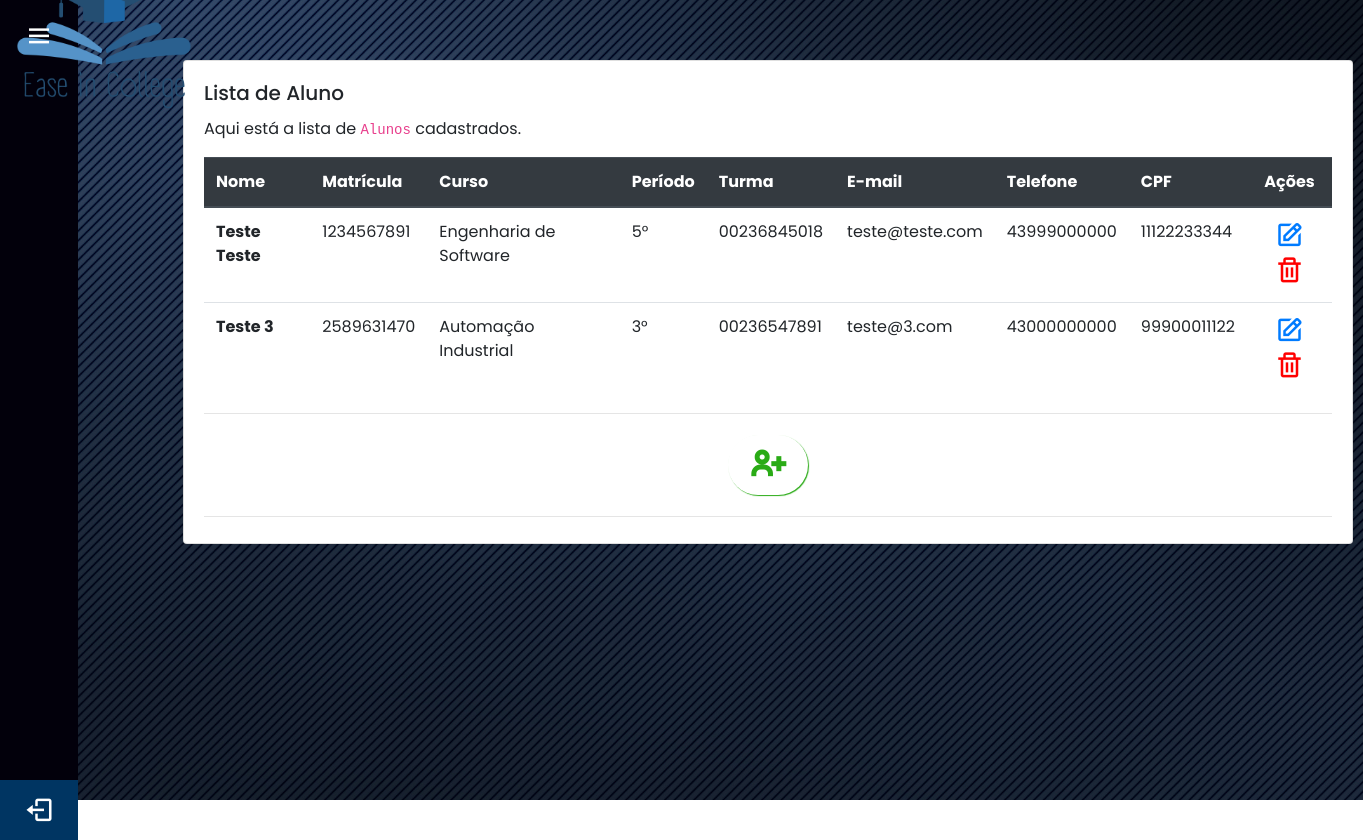
Screenshot of /app1/alunos/ with the database file from the repository.
### app1/models.py (models this page shows, shortened)
class CadastroAluno(models.Model):
    CURSO_CHOICES = [
        ["Automação Industrial", "Automação Industrial"],
        ["Engenharia de Software", "Engenharia de Software"],
        ["Engenharia Elétrica", "Engenharia Elétrica"],
        ["Engenharia Mecânica", "Engenharia Mecânica"]
    ]
    PERIODO_CHOICES = [
        ["1°", "1°"], ["2°", "2°"], ["3°", "3°"], ["4°", "4°"], ["5°", "5°"],
        ["6°", "6°"], ["7°", "7°"], ["8°", "8°"], ["9°", "9°"], ["10°", "10°"]
    ]
    nomep = models.CharField(max_length=100)
    matricula = models.DecimalField(max_digits=10, decimal_places=0)
    curso = models.CharField(max_length=100, choices=CURSO_CHOICES)
    periodo = models.CharField(max_length=3, choices=PERIODO_CHOICES)
    turma = models.CharField(max_length=100)
    email = models.EmailField(unique=True)
    senha = models.CharField(max_length=10)
    telefone = models.CharField(max_length=14)
    CPF = models.DecimalField(max_digits=11, decimal_places=0, unique=True)
    class Meta:
        verbose_name = 'Cadastro de Aluno'
        verbose_name_plural = 'Cadastros de Alunos'

### app1/views.py (the view)
# urls.py: path('alunos/', AlunoListView.as_view(), name="lista_alunos"),
class AlunoListView(ListView):
    template_name = "app3/aluno/lista.html"
    model = CadastroAluno
    context_object_name = "alunos"

### templates/app3/aluno/lista.html (shortened to what this page needs)
{% extends "app3/layouts/base.html" %}
{% block conteudo %}
<div class="container" style="padding: 60px 0px; margin-left: 120px; width: 1380px; display: flex">
  <div class="row">
    <div class="col-lg-15 col-md-12 col-sm-12 col-xs-12" style="padding: 0px">
      <div class="card">
        <div class="card-body" style="padding-bottom: 10px">
          <h5 class="card-title">Lista de Aluno</h5>
          {% if alunos|length > 0 %}
            <p class="card-text">
              Aqui está a lista de <code>Alunos</code> cadastrados.
            </p>
            <div class="search-list">
            <table class="table" id="myTable">
              <thead class="thead-dark">
              <tr>
                <th scope="col">Nome</th>
                <th scope="col">Matrícula</th>
                <th scope="col">Curso</th>
                <th scope="col">Período</th>
                <th scope="col">Turma</th>
                <th scope="col">E-mail</th>
                <th scope="col">Telefone</th>
                <th scope="col">CPF</th>
                <th scope="col" class="text-center">Ações</th>
              </tr>
              </thead>
              <tbody>
              {% for aluno in alunos %}
                <tr>
                  <th scope="row">{{ aluno.nomep }}</th>
                  <td>{{ aluno.matricula }}</td>
                  <td>{{ aluno.curso }}</td>
                  <td>{{ aluno.periodo }}</td>
                  <td>{{ aluno.turma }}</td>
                  <td>{{ aluno.email }}</td>
                  <td>{{ aluno.telefone }}</td>
                  <td>{{ aluno.CPF }}</td>
                  <td class="text-center">
                    <a href="{% url 'app1:atualiza_aluno' pk=aluno.id %}">
                      <i class='bx bx-edit effectEd'></i>
                    </a>
                    <a href="{% url 'app1:deleta_aluno' pk=aluno.id %}">
                      <i class='bx bx-trash effectEx'></i>
                    </a>
                  </td>
                </tr>
              {% endfor %}
              </tbody>
            </table>
            </div>
        {% else %}
          <div class="text-center mt-5 mb-5 jumbotron">
            <h5>Nenhum <code>Aluno</code> cadastrado ainda.</h5>
          </div>
        {% endif %}
          <hr />
          <div class="text-center" style="padding-top: 5px; padding-bottom: 5px">
            <a href="{% url 'app1:cadastra_aluno' %}">
                <i class='bx bx-user-plus testbutton' style="border: none; padding-right: 20px;
                  color: #2AAB16; font-size: 40px"></i>
            </a>
          </div>
        <hr>
        </div>
      </div>
    </div>
  </div>
</div>
{% endblock %}

### app1/static/app2/css/master.css (style rules this page uses)
* { margin: 0; padding: 0; box-sizing: border-box; font-family: "Poppins" , sans-serif; }

### templates/app3/aluno/lista.html (style rules this page uses)
.testbutton { font-family: "Poppins" , sans-serif; font-weight: bold; font-size: 14px; padding: 10px 20px; border-radius: 45px; border: none; box-shadow: 1px 1px 1px #2AAB16; background: #FFFFFF; transition: 0.3s; }
.effectEx { color: red; font-size: 30px; }
.effectEd { font-size: 30px; }

### rows the page displays
CadastroAluno: nomep "Teste Teste", matricula "1234567891", curso "Engenharia de Software", periodo "5°", turma "00236845018", email "teste@teste.com", telefone "43999000000", CPF "11122233344"
CadastroAluno: nomep "Teste 3", matricula "2589631470", curso "Automação Industrial", periodo "3°", turma "00236547891", email "teste@3.com", telefone "43000000000", CPF "99900011122"
